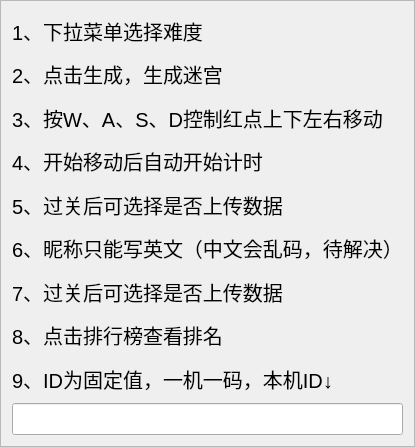
<?xml version="1.0" encoding="UTF-8"?>
<ui version="4.0">
 <class>help</class>
 <widget class="QFrame" name="help">
  <property name="geometry">
   <rect>
    <x>0</x>
    <y>0</y>
    <width>400</width>
    <height>447</height>
   </rect>
  </property>
  <property name="windowTitle">
   <string>帮助</string>
  </property>
  <property name="frameShape">
   <enum>QFrame::StyledPanel</enum>
  </property>
  <property name="frameShadow">
   <enum>QFrame::Raised</enum>
  </property>
  <layout class="QVBoxLayout" name="verticalLayout">
   <item>
    <widget class="QLabel" name="label_3">
     <property name="font">
      <font>
       <pointsize>15</pointsize>
      </font>
     </property>
     <property name="text">
      <string>1、下拉菜单选择难度</string>
     </property>
    </widget>
   </item>
   <item>
    <widget class="QLabel" name="label_4">
     <property name="font">
      <font>
       <pointsize>15</pointsize>
      </font>
     </property>
     <property name="text">
      <string>2、点击生成，生成迷宫</string>
     </property>
    </widget>
   </item>
   <item>
    <widget class="QLabel" name="label">
     <property name="font">
      <font>
       <pointsize>15</pointsize>
      </font>
     </property>
     <property name="text">
      <string>3、按W、A、S、D控制红点上下左右移动</string>
     </property>
    </widget>
   </item>
   <item>
    <widget class="QLabel" name="label_2">
     <property name="font">
      <font>
       <pointsize>15</pointsize>
      </font>
     </property>
     <property name="text">
      <string>4、开始移动后自动开始计时</string>
     </property>
    </widget>
   </item>
   <item>
    <widget class="QLabel" name="label_5">
     <property name="font">
      <font>
       <pointsize>15</pointsize>
      </font>
     </property>
     <property name="text">
      <string>5、过关后可选择是否上传数据</string>
     </property>
    </widget>
   </item>
   <item>
    <widget class="QLabel" name="label_7">
     <property name="font">
      <font>
       <pointsize>15</pointsize>
      </font>
     </property>
     <property name="text">
      <string>6、昵称只能写英文（中文会乱码，待解决）</string>
     </property>
    </widget>
   </item>
   <item>
    <widget class="QLabel" name="ID_2">
     <property name="font">
      <font>
       <pointsize>15</pointsize>
      </font>
     </property>
     <property name="text">
      <string>7、过关后可选择是否上传数据</string>
     </property>
    </widget>
   </item>
   <item>
    <widget class="QLabel" name="label_6">
     <property name="font">
      <font>
       <pointsize>15</pointsize>
      </font>
     </property>
     <property name="text">
      <string>8、点击排行榜查看排名</string>
     </property>
    </widget>
   </item>
   <item>
    <widget class="QLabel" name="label_8">
     <property name="font">
      <font>
       <pointsize>15</pointsize>
      </font>
     </property>
     <property name="text">
      <string>9、ID为固定值，一机一码，本机ID↓</string>
     </property>
    </widget>
   </item>
   <item>
    <widget class="QLineEdit" name="ID">
     <property name="font">
      <font>
       <pointsize>15</pointsize>
      </font>
     </property>
    </widget>
   </item>
  </layout>
 </widget>
 <resources/>
 <connections/>
</ui>
